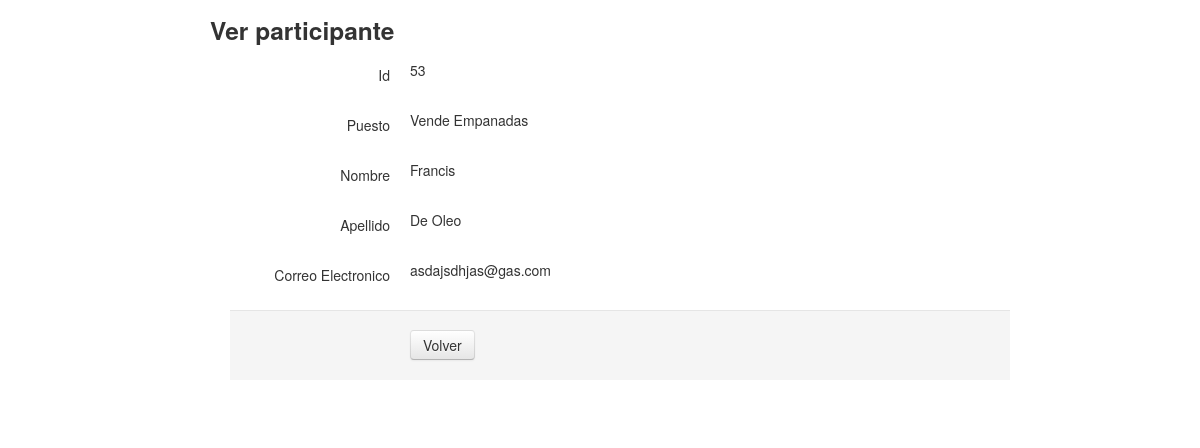
Page /participantes/read.php?participant_id=53 on the committed database.
### tables this page shows
CREATE TABLE `participants` (
  `participant_id` varchar(45) NOT NULL,
  `participant_type_code` varchar(45) DEFAULT NULL,
  `participant_name` varchar(45) DEFAULT NULL,
  `participant_lastname` varchar(45) DEFAULT NULL,
  `participant_email` varchar(45) DEFAULT NULL,
  PRIMARY KEY (`participant_id`),
  KEY `participant_type_code_idx` (`participant_type_code`)
);

### participantes/read.php (the view, shortened to what this page needs)
<?php
$id = null;
if(!empty($_GET['participant_id'])) {
	$id = $_REQUEST['participant_id'];
}
if(null == $id) {
	header("Location: ../participantes.php");
} else {
	$pdo = Database::connect();
	$pdo->setAttribute(PDO::ATTR_ERRMODE, PDO::ERRMODE_EXCEPTION);
	$sql = "SELECT * FROM participants where participant_id = ?";
	$q = $pdo->prepare($sql);
	$q->execute(array($id));
	$data = $q->fetch(PDO::FETCH_ASSOC);
}
?>
<!DOCTYPE html>
<html>
<head>
	<link rel="stylesheet" href="../css/bootstrap.min.css">
</head>
<body>
	<div class="container">
		<div class="span10 offset1">
			<div class="row">
				<h3>Ver participante</h3>
			</div>
			<div class="form-horizontal">
				<div class="control-group">
					<label class="control-label">Id</label>
					<div class="controls">
						<label class="check-box">
							<?php echo $data['participant_id'];?>
						</label>
					</div>
				</div>
				<div class="control-group">
					<label class="control-label">Puesto</label>
					<div class="controls">
						<label class="check-box">
							<?php echo $data['participant_type_code'];?>
						</label>
					</div>
				</div>
				<div class="control-group">
					<label class="control-label">Nombre</label>
					<div class="controls">
						<label class="check-box">
							<?php echo $data['participant_name'];?>
						</label>
					</div>
				</div>
				<div class="control-group">
					<label class="control-label">Apellido</label>
					<div class="controls">
						<label class="check-box">
							<?php echo $data['participant_lastname'];?>
						</label>
					</div>
				</div>
				<div class="control-group">
					<div class="control-group">
						<label class="control-label">Correo Electronico</label>
						<div class="controls">
							<label class="check-box">
								<?php echo $data['participant_email'];?>
							</label>
						</div>
					</div>
					<div>
						<div class="form-actions">
							<a class="btn" href="../participantes.php">Volver</a>
						</div>
					</div>
				</div>
			</div>
		</div>
	</div>
</body>
</html>

### rows in the picture
participants: participant_id "53", participant_type_code "Vende Empanadas", participant_name "Francis", participant_lastname "De Oleo", participant_email "asdajsdhjas@gas.com"
